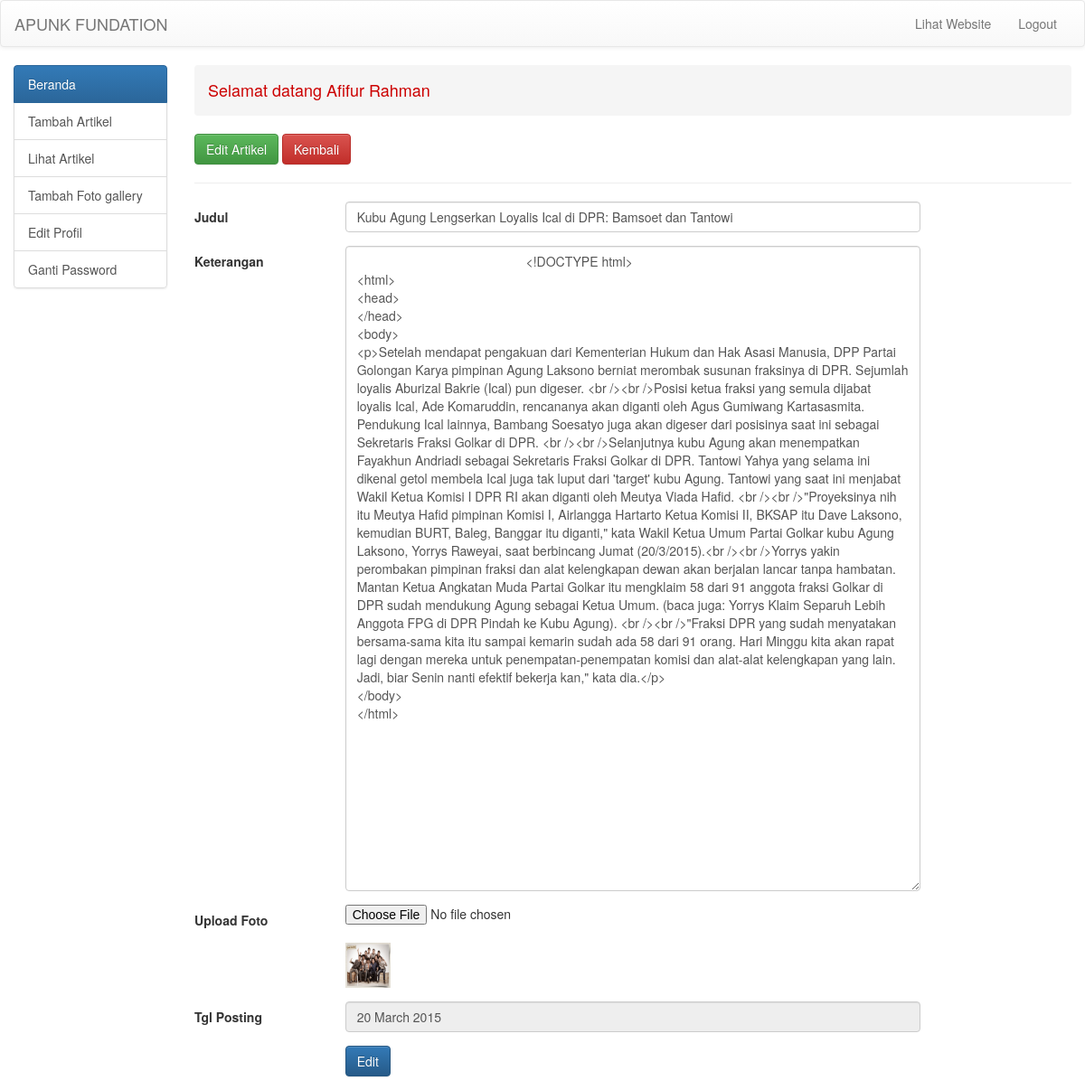
Screenshot of /user/?page=edit_artikel&id_artikel=5 (signed in) with the database file from the repository.
### tables this page shows
CREATE TABLE IF NOT EXISTS `user` (
  `id_user` varchar(10) NOT NULL,
  `nama_user` varchar(60) NOT NULL,
  `alamat_user` varchar(60) NOT NULL,
  `nomor_hp_user` varchar(15) NOT NULL,
  `tempat_lahir` varchar(30) NOT NULL,
  `tanggal_lahir` varchar(20) NOT NULL,
  `moto_hidup` varchar(100) NOT NULL,
  `jabatan` varchar(20) NOT NULL,
  `foto` varchar(200) NOT NULL,
  `username` varchar(50) NOT NULL,
  `password` varchar(50) NOT NULL,
  PRIMARY KEY (`id_user`)
);

CREATE TABLE IF NOT EXISTS `artikel` (
  `id_artikel` int(11) NOT NULL AUTO_INCREMENT,
  `judul_artikel` varchar(100) NOT NULL,
  `keterangan` text NOT NULL,
  `foto_artikel` varchar(200) NOT NULL,
  `tanggal_posting` varchar(20) NOT NULL,
  `id_user` varchar(10) NOT NULL,
  PRIMARY KEY (`id_artikel`),
  KEY `fk_id_user` (`id_user`)
);

### user/edit_artikel.php (the view, shortened to what this page needs)
<?php
	$id_artikel = $_GET['id_artikel'];
	$result = mysql_fetch_array(mysql_query("SELECT * FROM artikel INNER JOIN user ON artikel.id_user = user.id_user WHERE artikel.id_artikel = '$id_artikel' "));
?>
<html>
	<head>
	</head>
		<body>
			<button class="btn btn-success">Edit Artikel</button>
			<a href="?page=lihat_artikel" class="btn btn-danger">Kembali</a><hr />
			<form class="form-horizontal" method="POST" action="controls/proses_edit_artikel.php" enctype="multipart/form-data">
				<div class="form-group">
				    <label for="input" class="col-xs-2 control-label" style="text-align:justify;">Judul</label>
				    <div class="col-xs-8">
				    	<input required type="text" class="form-control" name="judul" id="judul" placeholder="Masukan judul artikel" value="<?php echo $result['judul_artikel']; ?>" />
				    </div>
				 </div>
				 <div class="form-group">
				    <label for="input" class="col-xs-2 control-label" style="text-align:justify;">Keterangan</label>
				    <div class="col-xs-8">
				    	<textarea required class="form-control" name="keterangan" rows="35">
				    		<?php echo $result['keterangan']; ?>
				    	</textarea>
				    </div>
				 </div>
				 <div class="form-group">
				    <label for="input" class="col-xs-2 control-label" style="text-align:justify;">Upload Foto</label>
				    <div class="col-xs-8">
				    	<input required type="file" name="foto_artikel" /> <br />
				    	<img src="foto_artikel/<?php echo $result['foto_artikel']; ?>" width="50" height="50" />
				    </div>
				 </div>
				 <div class="form-group">
				    <label for="input" class="col-xs-2 control-label" style="text-align:justify;">Tgl Posting</label>
				    <div class="col-xs-8">
				    	<input type="text" class="form-control" value="<?php echo $result['tanggal_posting']; ?>" readonly name="tgl_posting" placeholder="Masukan judul artikel">
				    </div>
				 </div>
				 <div class="form-group">
				    <label for="input" class="col-xs-2 control-label" style="text-align:justify;">&nbsp;</label>
				    <div class="col-xs-8">
				    	<input type="submit" class="btn btn-primary" value="Edit" name="go_edit" />
				    </div>
				 </div>
			</form>
		</body>
</html>

### user/index.php (shortened to what this page needs)
<?php
	if(isset($_SESSION['username'])){
		$user = mysql_fetch_array(mysql_query("SELECT nama_user FROm user WHERE id_user = '$_SESSION[username]' "));
?>
<html>
	<head>
    	<link rel="stylesheet" href="css/bootstrap.min.css">
    	<link rel="stylesheet" href="css/bootstrap-theme.min.css">
	</head>
		<body>
			<nav class="navbar navbar-default">
			  <div class="container-fluid">
			    <div class="navbar-header">
			      <a class="navbar-brand" href="#">APUNK FUNDATION</a>
			    </div>
			    <div class="collapse navbar-collapse" id="bs-example-navbar-collapse-1">
			      <ul class="nav navbar-nav navbar-right">
			        <li><a href="../" target="_blank">Lihat Website</a></li>
			        <li><a href="logout.php" onclick="return confirm('Apakah anda ingin keluar dari sistem ini ?')">Logout</a></li>
			      </ul>
			    </div>
			  </div>
			</nav>
			<div class="container-fluid">
				<div class="row">
					<div class="col-xs-2">
						<div class="list-group">
							  <a href="?page=beranda" class="list-group-item active">
							    Beranda
							  </a>
							  <a href="?page=tambah_artikel" class="list-group-item">Tambah Artikel</a>
							  <a href="?page=lihat_artikel" class="list-group-item">Lihat Artikel</a>
							  <a href="?page=tambah_foto" class="list-group-item">Tambah Foto gallery</a>
							  <a href="?page=edit_profil" class="list-group-item">Edit Profil</a>
							  <a href="?page=ganti_password" class="list-group-item">Ganti Password</a>
						</div>
					</div>
					<div class="col-xs-10">
						<div class="breadcrumb">
							  <h4 style="color:#CC0000;">Selamat datang <?php echo $user['nama_user']; ?></h4>
						</div>
					</div>
					<div class="col-xs-10">
						<?php
							$page = $_GET['page'];
							if ($page=="") {
								include 'beranda.php';
							}else{
								switch ($page) {
									case 'edit_artikel':
										include 'edit_artikel.php';
										break;
								}
							}
						?>
					</div>
				</div>
			</div>
		</body>
</html>
<?php
	}else{
		header("location:../");
	}
?>

### rows the page displays
user: nama_user "Afifur Rahman"
artikel: judul "Kubu Agung Lengserkan Loyalis Ical di DPR: Bamsoet dan Tantowi", keterangan "<!DOCTYPE html> <html> <head> </head> <body> <p>Setelah mendapat pengakuan dari Kementerian Hukum dan Hak Asasi Manusia, DPP Partai Golongan Karya pimpinan Agung Laksono berniat merombak susunan fraksinya di DPR. Sejumlah loyalis Aburizal Bakrie (Ical) pun digeser. <br /><br />Posisi ketua fraksi yang semula dijabat loyalis Ical, Ade Komaruddin, rencananya akan diganti oleh Agus Gumiwang Kartasasmita. Pendukung Ical lainnya, Bambang Soesatyo juga akan digeser dari posisinya saat ini sebagai Sekretaris Fraksi Golkar di DPR. <br /><br />Selanjutnya kubu Agung akan menempatkan Fayakhun Andriadi sebagai Sekretaris Fraksi Golkar di DPR. Tantowi Yahya yang selama ini dikenal getol membela Ical…", foto_artikel (picture), tgl_posting "20 March 2015"
